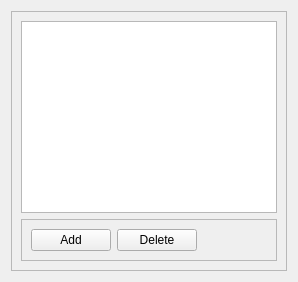
             <widget class="QWidget" name="tab4">
              <attribute name="icon">
               <iconset>
                <normalon>:/res/preferences-contact-list.png</normalon>
               </iconset>
              </attribute>
              <attribute name="title">
               <string>Logical Physical Channel Map</string>
              </attribute>
              <layout class="QVBoxLayout" name="verticalLayout_8">
               <item>
                <widget class="QFrame" name="frame_6">
                 <property name="frameShape">
                  <enum>QFrame::StyledPanel</enum>
                 </property>
                 <property name="frameShadow">
                  <enum>QFrame::Raised</enum>
                 </property>
                 <layout class="QVBoxLayout" name="verticalLayout_11">
                  <item>
                   <widget class="QTableWidget" name="tableWidgetLogicalPhysicalChannels">
                    <property name="alternatingRowColors">
                     <bool>true</bool>
                    </property>
                   </widget>
                  </item>
                  <item>
                   <widget class="QFrame" name="frame_11">
                    <property name="frameShape">
                     <enum>QFrame::StyledPanel</enum>
                    </property>
                    <property name="frameShadow">
                     <enum>QFrame::Raised</enum>
                    </property>
                    <layout class="QHBoxLayout" name="horizontalLayout_6">
                     <item>
                      <widget class="QPushButton" name="pushButtonAddLogicalPhysicalChannel">
                       <property name="text">
                        <string>Add</string>
                       </property>
                       <property name="icon">
                        <iconset>
                         <normalon>:/res/list-add.png</normalon>
                        </iconset>
                       </property>
                      </widget>
                     </item>
                     <item>
                      <widget class="QPushButton" name="pushButtonRemoveLogicalPhysicalChannel">
                       <property name="text">
                        <string>Delete</string>
                       </property>
                       <property name="icon">
                        <iconset>
                         <normalon>:/res/list-remove.png</normalon>
                        </iconset>
                       </property>
                      </widget>
                     </item>
                     <item>
                      <spacer name="horizontalSpacer_4">
                       <property name="orientation">
                        <enum>Qt::Horizontal</enum>
                       </property>
                       <property name="sizeHint" stdset="0">
                        <size>
                         <width>40</width>
                         <height>20</height>
                        </size>
                       </property>
                      </spacer>
                     </item>
                    </layout>
                   </widget>
                  </item>
                 </layout>
                </widget>
               </item>
              </layout>
             </widget>
